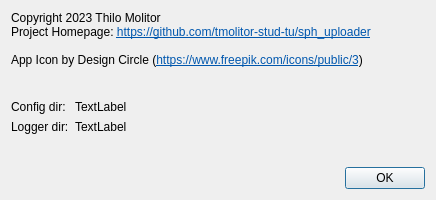
<?xml version="1.0" encoding="UTF-8"?>
<ui version="4.0">
 <class>uiDialog_about</class>
 <widget class="QDialog" name="uiDialog_about">
  <property name="geometry">
   <rect>
    <x>0</x>
    <y>0</y>
    <width>436</width>
    <height>200</height>
   </rect>
  </property>
  <property name="sizePolicy">
   <sizepolicy hsizetype="Preferred" vsizetype="Preferred">
    <horstretch>0</horstretch>
    <verstretch>0</verstretch>
   </sizepolicy>
  </property>
  <property name="minimumSize">
   <size>
    <width>400</width>
    <height>0</height>
   </size>
  </property>
  <property name="maximumSize">
   <size>
    <width>16777215</width>
    <height>300</height>
   </size>
  </property>
  <property name="windowTitle">
   <string>About</string>
  </property>
  <layout class="QFormLayout" name="formLayout">
   <item row="0" column="0" colspan="2">
    <widget class="QLabel" name="label">
     <property name="text">
      <string>&lt;html&gt;&lt;head/&gt;&lt;body&gt;&lt;p&gt;Copyright 2023 Thilo Molitor &lt;br/&gt;Project Homepage: &lt;a href=&quot;https://github.com/tmolitor-stud-tu/sph_uploader&quot;&gt;&lt;span style=&quot; text-decoration: underline; color:#0057ae;&quot;&gt;https://github.com/tmolitor-stud-tu/sph_uploader&lt;/span&gt;&lt;/a&gt;&lt;br/&gt;&lt;br/&gt;App Icon by Design Circle (&lt;a href=&quot;https://www.freepik.com/icons/public/3&quot;&gt;&lt;span style=&quot; text-decoration: underline; color:#0057ae;&quot;&gt;https://www.freepik.com/icons/public/3&lt;/span&gt;&lt;/a&gt;)&lt;/p&gt;&lt;/body&gt;&lt;/html&gt;</string>
     </property>
     <property name="textFormat">
      <enum>Qt::RichText</enum>
     </property>
     <property name="openExternalLinks">
      <bool>true</bool>
     </property>
     <property name="textInteractionFlags">
      <set>Qt::TextBrowserInteraction</set>
     </property>
    </widget>
   </item>
   <item row="2" column="1">
    <spacer name="verticalSpacer">
     <property name="orientation">
      <enum>Qt::Vertical</enum>
     </property>
     <property name="sizeType">
      <enum>QSizePolicy::Maximum</enum>
     </property>
     <property name="sizeHint" stdset="0">
      <size>
       <width>20</width>
       <height>40</height>
      </size>
     </property>
    </spacer>
   </item>
   <item row="3" column="0">
    <widget class="QLabel" name="label_2">
     <property name="text">
      <string>Config dir:</string>
     </property>
    </widget>
   </item>
   <item row="3" column="1">
    <widget class="QLabel" name="uiLabel_configDir">
     <property name="text">
      <string>TextLabel</string>
     </property>
     <property name="textInteractionFlags">
      <set>Qt::TextSelectableByKeyboard|Qt::TextSelectableByMouse</set>
     </property>
    </widget>
   </item>
   <item row="4" column="0">
    <widget class="QLabel" name="label_3">
     <property name="text">
      <string>Logger dir:</string>
     </property>
    </widget>
   </item>
   <item row="4" column="1">
    <widget class="QLabel" name="uiLabel_loggerDir">
     <property name="text">
      <string>TextLabel</string>
     </property>
     <property name="textInteractionFlags">
      <set>Qt::TextSelectableByKeyboard|Qt::TextSelectableByMouse</set>
     </property>
    </widget>
   </item>
   <item row="6" column="1">
    <widget class="QDialogButtonBox" name="buttonBox">
     <property name="orientation">
      <enum>Qt::Horizontal</enum>
     </property>
     <property name="standardButtons">
      <set>QDialogButtonBox::Ok</set>
     </property>
    </widget>
   </item>
   <item row="5" column="1">
    <spacer name="verticalSpacer_2">
     <property name="orientation">
      <enum>Qt::Vertical</enum>
     </property>
     <property name="sizeType">
      <enum>QSizePolicy::Preferred</enum>
     </property>
     <property name="sizeHint" stdset="0">
      <size>
       <width>20</width>
       <height>40</height>
      </size>
     </property>
    </spacer>
   </item>
  </layout>
 </widget>
 <resources/>
 <connections>
  <connection>
   <sender>buttonBox</sender>
   <signal>accepted()</signal>
   <receiver>uiDialog_about</receiver>
   <slot>accept()</slot>
   <hints>
    <hint type="sourcelabel">
     <x>248</x>
     <y>254</y>
    </hint>
    <hint type="destinationlabel">
     <x>157</x>
     <y>274</y>
    </hint>
   </hints>
  </connection>
  <connection>
   <sender>buttonBox</sender>
   <signal>rejected()</signal>
   <receiver>uiDialog_about</receiver>
   <slot>reject()</slot>
   <hints>
    <hint type="sourcelabel">
     <x>316</x>
     <y>260</y>
    </hint>
    <hint type="destinationlabel">
     <x>286</x>
     <y>274</y>
    </hint>
   </hints>
  </connection>
 </connections>
</ui>
